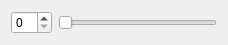
<?xml version="1.0" encoding="UTF-8"?>
<ui version="4.0">
 <class>MyWidget</class>
 <widget class="QWidget" name="MyWidget">
  <property name="geometry">
   <rect>
    <x>0</x>
    <y>0</y>
    <width>228</width>
    <height>40</height>
   </rect>
  </property>
  <property name="windowTitle">
   <string>Form</string>
  </property>
  <layout class="QGridLayout" name="gridLayout">
   <item row="0" column="0">
    <widget class="QSpinBox" name="spinBox"/>
   </item>
   <item row="0" column="1">
    <widget class="QSlider" name="horizontalSlider">
     <property name="orientation">
      <enum>Qt::Horizontal</enum>
     </property>
    </widget>
   </item>
  </layout>
 </widget>
 <resources/>
 <connections/>
</ui>
